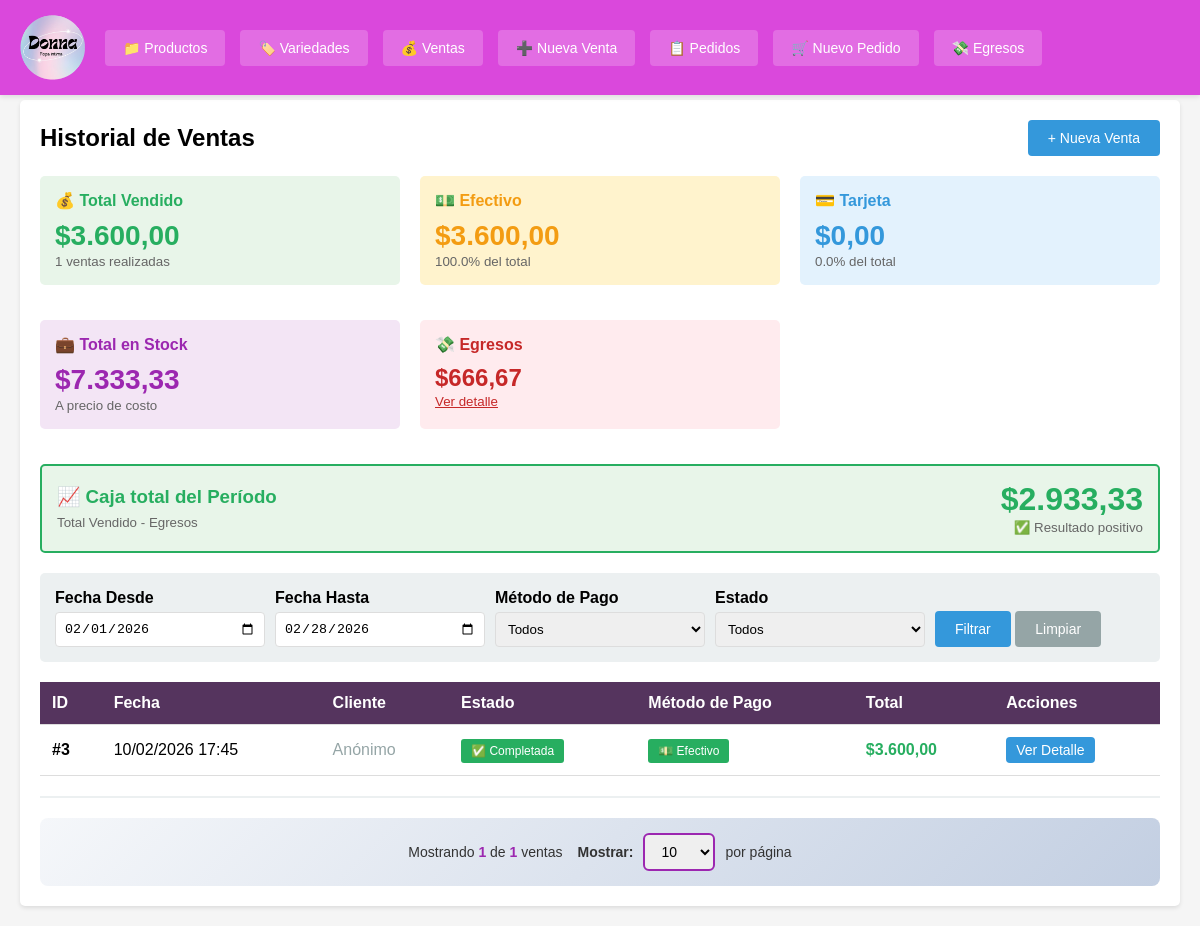
The app's page /index.php?c=venta&a=index with its own data.
### tables this page shows
CREATE TABLE ventas (
            id INTEGER PRIMARY KEY AUTOINCREMENT,
            total DECIMAL(10,2) NOT NULL,
            metodo_pago VARCHAR(20) NOT NULL,
            descuento_aplicado DECIMAL(10,2) DEFAULT 0,
            nombre_cliente VARCHAR(200),
            estado VARCHAR(20) DEFAULT 'completada',
            fecha DATETIME DEFAULT CURRENT_TIMESTAMP,
            fecha_formalizacion DATETIME
        );

### views/ventas/index.php (the view, shortened to what the rows shown need)
<div style="display: flex; justify-content: space-between; align-items: center; margin-bottom: 20px;">
    <h2>Historial de Ventas</h2>
</div>
<?php if (empty($ventas)): ?>
    <div class="card">
        <p style="text-align: center; color: #95a5a6; padding: 20px;">No hay ventas registradas.</p>
    </div>
<?php else: ?>
    <table>
        <thead>
            <tr>
                <th>ID</th>
                <th>Fecha</th>
                <th>Cliente</th>
                <th>Estado</th>
                <th>Método de Pago</th>
                <th>Total</th>
                <th>Acciones</th>
            </tr>
        </thead>
        <tbody>
            <?php foreach ($ventas as $venta): ?>
                <tr style="<?= $venta['estado'] == 'cancelada' ? 'opacity: 0.6;' : '' ?>">
                    <td><strong>#<?= $venta['id'] ?></strong></td>
                    <td><?= date('d/m/Y H:i', strtotime($venta['fecha'])) ?></td>
                    <td>
                        <?php if ($venta['nombre_cliente']): ?>
                            <strong>👤 <?= htmlspecialchars($venta['nombre_cliente']) ?></strong>
                        <?php else: ?>
                            <span style="color: #95a5a6;">Anónimo</span>
                        <?php endif; ?>
                    </td>
                    <td>
                        <?php if ($venta['estado'] == 'completada'): ?>
                            <span class="badge" style="background: #27ae60;">✅ Completada</span>
                        <?php elseif ($venta['estado'] == 'preventa'): ?>
                            <span class="badge" style="background: #f39c12;">⏳ Pre-venta</span>
                        <?php else: ?>
                            <span class="badge" style="background: #e74c3c;">❌ Cancelada</span>
                        <?php endif; ?>
                    </td>
                    <td>
                        <?php if ($venta['metodo_pago'] == 'efectivo'): ?>
                            <span class="badge" style="background: #27ae60;">💵 Efectivo</span>
                        <?php elseif ($venta['metodo_pago'] == 'tarjeta'): ?>
                            <span class="badge" style="background: #3498db;">💳 Tarjeta</span>
                        <?php else: ?>
                            <span class="badge" style="background: #9b59b6;">🔄 Transferencia</span>
                        <?php endif; ?>
                    </td>
                    <td><strong style="color: #27ae60; font-size: 16px;"><?= FormatHelper::precio($venta['total']) ?></strong></td>
                    <td>
                        <a href="index.php?c=venta&a=detalle&id=<?= $venta['id'] ?>" class="btn btn-primary" style="padding: 5px 10px;">Ver Detalle</a>
                    </td>
                </tr>
            <?php endforeach; ?>
        </tbody>
    </table>
<?php endif; ?>

### records on screen
ventas: id "3", fecha "10/02/2026 17:45", shows "Anónimo", estado "✅ Completada", metodo_pago "💵 Efectivo", total "$3.600,00"

### other values on screen
FormatHelper::precio($estadisticas['total_vendido'] ?? 0) "$3.600,00"
$estadisticas['total_ventas'] "1"
FormatHelper::precio($estadisticas['total_efectivo'] ?? 0) "$3.600,00"
$porcentaje_efectivo "100.0"
FormatHelper::precio($estadisticas['total_tarjeta_combinado'] ?? 0) "$0,00"
$porcentaje_tarjeta "0.0"
FormatHelper::precio($total_stock_disponible ?? 0) "$7.333,33"
FormatHelper::precio($total_egresos ?? 0) "$666,67"
FormatHelper::precio($estadisticas['total_vendido'] - $total_egresos) "$2.933,33"
count($ventas) "1"
$paginacion['total'] "1"
